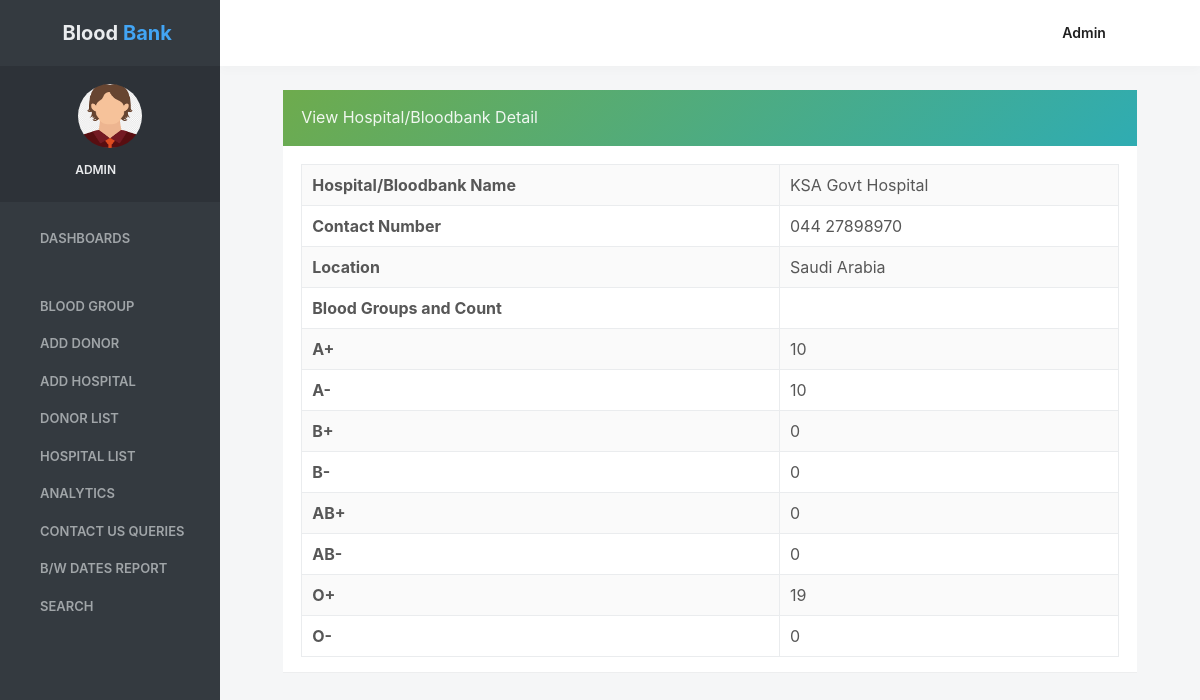
The app's page /view_hospitaldetail/6 (signed in) with its own data.
### bloodbank/models.py (models this page shows, shortened)
class Hospital(models.Model):
    HospitalName = models.CharField(max_length=100)
    ContactNo = models.CharField(max_length=15)
    Location = models.CharField(max_length=300, null=True)
    Aplus= models.CharField(max_length=10)
    Aminus = models.CharField(max_length=10)
    Bplus = models.CharField(max_length=10)
    Bminus = models.CharField(max_length=10)
    ABplus = models.CharField(max_length=10)
    ABminus = models.CharField(max_length=10)
    Oplus= models.CharField(max_length=10)
    Ominus = models.CharField(max_length=10)

### bloodbank/views.py (the view)
# urls.py: path('view_hospitaldetail/<int:pid>', view_hospitaldetail, name="view_hospitaldetail"),
def view_hospitaldetail(request, pid):
    if not request.user.is_authenticated:
        return redirect('login')
    hospital = Hospital.objects.filter(id=pid)
    d = {'hospital': hospital}
    return render(request, 'view_hospitaldetail.html', d)

### bloodbank/templates/view_hospitaldetail.html (shortened to what this page needs)
{% load static %}
{% block body %}
 <html lang="en" class="no-focus">
    <head>
<link rel="stylesheet" href="{% static 'adminassets/js/plugins/datatables/dataTables.bootstrap4.min.css' %}">
        <link rel="stylesheet"  href="{% static 'adminassets/css/codebase.min.css' %}">
</head>
    <body>
        <div id="page-container" class="sidebar-o sidebar-inverse side-scroll page-header-fixed main-content-narrow">
 {% include 'sidebar.html' %}
            {% include 'admin_nav.html' %}
            <main id="main-container">
                <div class="content">
                    <div class="row">
                        <div class="col-md-12">
                            <div class="block block-themed">
                                <div class="block-header bg-gd-emerald">
                                    <h3 class="block-title">View Hospital/Bloodbank Detail</h3>
                                    <div class="block-options">
                                        <button type="button" class="btn-block-option" data-toggle="block-option" data-action="state_toggle" data-action-mode="demo">
                                            <i class="si si-refresh"></i>
                                        </button>
                                        <button type="button" class="btn-block-option" data-toggle="block-option" data-action="content_toggle"></button>
                                    </div>
                                </div>
                                <div class="block-content">
                                    {% for i in hospital %}
                                        <table border="1" class="table table-bordered table-striped table-vcenter js-dataTable-full-pagination">
                                            <tr>
                                                <th>Hospital/Bloodbank Name</th>
                                                 <td>{{i.HospitalName}}</td>
                                            </tr>
     <tr>
       <th>Contact Number</th>
    <td>{{i.ContactNo}}</td>
      </tr>
                                            <tr>
   <th>Location</th>
    <td>{{i.Location}}</td>
  </tr>
                                <th>Blood Groups and Count</th>
  <tr>
    <th>A+</th>
    <td>{{i.Aplus}}</td>
      </tr>
        <tr>
      <th>A-</th>
      <td>{{i.Aminus}}</td>
        </tr>
                                            <tr>
      <th>B+</th>
    <td>{{i.Bplus}}</td>
                                                </tr>
                                            <tr>
      <th>B-</th>
    <td>{{i.Bminus}}</td>
                                            </tr>
                                            <tr>
      <th>AB+</th>
    <td>{{i.ABplus}}</td>
                                            </tr>
                                            <tr>
      <th>AB-</th>
    <td>{{i.ABplus}}</td>
                                                </tr>
                                            <tr>
      <th>O+</th>
    <td>{{i.Oplus}}</td>
                                                </tr>
                                            <tr>
      <th>O-</th>
    <td>{{i.Ominus}}</td>
  </tr>
</table>
 {% endfor %}
</div>
                                </div>
                            </div>
            </main>
        </div>
    </body>
</html>
{% endblock %}

### bloodbank/templates/sidebar.html (shortened to what this page needs)
{% load static %}
   <nav id="sidebar">
                <div id="sidebar-scroll">
                    <div class="sidebar-content">
                        <div class="content-header content-header-fullrow px-15">
                            <div class="content-header-section text-center align-parent sidebar-mini-hidden">
                                <div class="content-header-item">
                                    <a class="link-effect font-w700" href="{% url 'admin_home' %}">
                                        <i class="si si-fire text-primary"></i>
                                        <span class="font-size-xl text-dual-primary-dark">Blood </span><span class="font-size-xl text-primary">Bank</span>
                                    </a>
                                </div>
                            </div>
                        </div>
                        <div class="content-side content-side-full content-side-user px-10 align-parent">
                            <div class="sidebar-mini-hidden-b text-center">
                                <a class="img-link" href="be_pages_generic_profile.html">
                                    <img class="img-avatar" src="{% static 'adminassets/img/avatars/avatarboy729.png' %}" alt="">
                                </a>
                                <ul class="list-inline mt-10">
                                    <li class="list-inline-item">
                                        <a class="link-effect text-dual-primary-dark font-size-xs font-w600 text-uppercase" href="#">{{request.user.username}}</a>
                                    </li>
                                    <li class="list-inline-item">
                                        <a class="link-effect text-dual-primary-dark" href="{% url 'logout' %}">
                                            <i class="si si-logout"></i>
                                        </a>
                                    </li>
                                </ul>
                            </div>
                        </div>
                        <div class="content-side content-side-full">
                            <ul class="nav-main">
                                <li class="open">
                                    <a href="{% url 'admin_home' %}"><i class="si si-cup"></i><span class="sidebar-mini-hide">Dashboards</span></a>
                                </li>
                                <li class="nav-main-heading"><span class="sidebar-mini-visible">UI</span></li>
                                <li>
                                    <a class="nav-submenu" data-toggle="nav-submenu"><i class="si si-puzzle"></i>Blood Group</a>
                                </li>
                               <li>
                                    <a  href="{% url 'add_donor' %}"><i class="fa fa-edit"></i><span class="sidebar-mini-hide">Add Donor</span></a>
                                </li>
                                <li>
                                    <a  href="{% url 'add_hospital' %}"><i class="fa fa-edit"></i><span class="sidebar-mini-hide">Add Hospital</span></a>
                                </li>
                                <li>
                                    <a  href="{% url 'donorlist' %}"><i class="fa fa-users"></i><span class="sidebar-mini-hide">Donor List</span></a>
                                </li>
                                <li>
                                    <a  href="{% url 'hospitallist' %}"><i class="fa fa-users"></i><span class="sidebar-mini-hide">Hospital List</span></a>
                                </li>
                                  <li>
                                    <a  href="{% url 'graphData' %}"><i class="fa fa-users"></i><span class="sidebar-mini-hide">Analytics</span></a>
                                </li>
                                <li>
                                    <a class="nav-submenu" data-toggle="nav-submenu" href="#"><i class="si si-user"></i><span class="sidebar-mini-hide">Contact Us Queries</span></a>
                                </li>
                                <li>
                                    <a  href="{% url 'betweendate_report' %}"><i class="si si-vector"></i><span class="sidebar-mini-hide">B/w Dates Report</span></a>
                                </li>
                                <li>
                                    <a class="nav-submenu" data-toggle="nav-submenu" href="#"><i class="si si-trophy"></i><span class="sidebar-mini-hide">Search</span></a>
                                </li>
                            </ul>
                        </div>
                    </div>
                </div>
            </nav>

### bloodbank/templates/admin_nav.html (shortened to what this page needs)
{% load static %}
            <header id="page-header">
                <div class="content-header">
                    <div class="content-header-section">
                        <button type="button" class="btn btn-circle btn-dual-secondary" data-toggle="layout" data-action="sidebar_toggle">
                            <i class="fa fa-navicon"></i>
                        </button>
                        <div class="btn-group" role="group">
                            <button type="button" class="btn btn-circle btn-dual-secondary" id="page-header-options-dropdown" data-toggle="dropdown" aria-haspopup="true" aria-expanded="false">
                                <i class="fa fa-wrench"></i>
                            </button>
                        </div>
                        <div class="btn-group" role="group">
                            <button type="button" class="btn btn-circle btn-dual-secondary" id="page-header-themes-dropdown" data-toggle="dropdown" aria-haspopup="true" aria-expanded="false">
                                <i class="fa fa-paint-brush"></i>
                            </button>
                        </div>
                    </div>
                    <div class="content-header-section">
                        <div class="btn-group" role="group">
                            <button type="button" class="btn btn-rounded btn-dual-secondary text-capitalize" id="page-header-user-dropdown" data-toggle="dropdown" aria-haspopup="true" aria-expanded="false">
                                {{request.user.username}}<i class="fa fa-angle-down ml-5"></i>
                            </button>
                        </div>
                    </div>
                </div>
            </header>

### records on screen
Hospital: HospitalName "KSA Govt Hospital", ContactNo "044 27898970", Location "Saudi Arabia", Aplus "10", Aminus "10", Bplus "0", Bminus "0", ABplus "0", Oplus "19", Ominus "0"

### other values on screen
{{ request.user.username }} "ADMIN"
{{ request.user.username }} "Admin"
